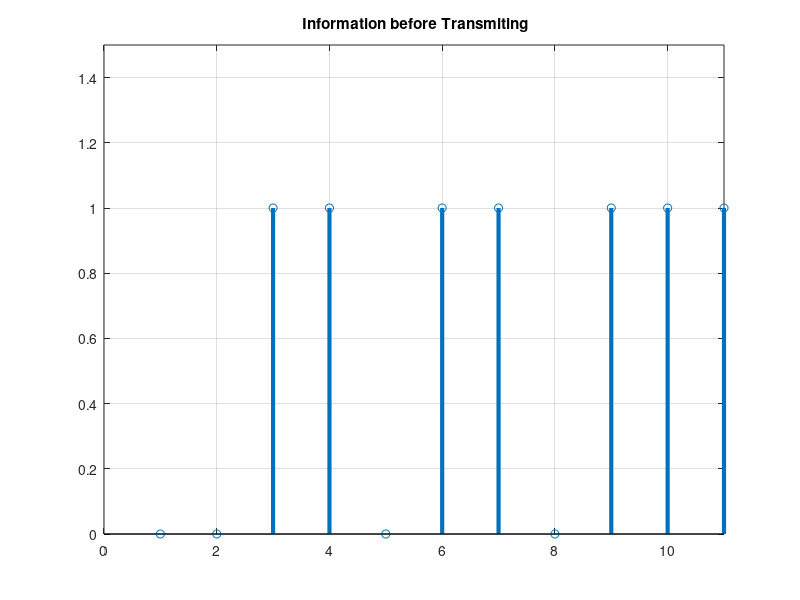
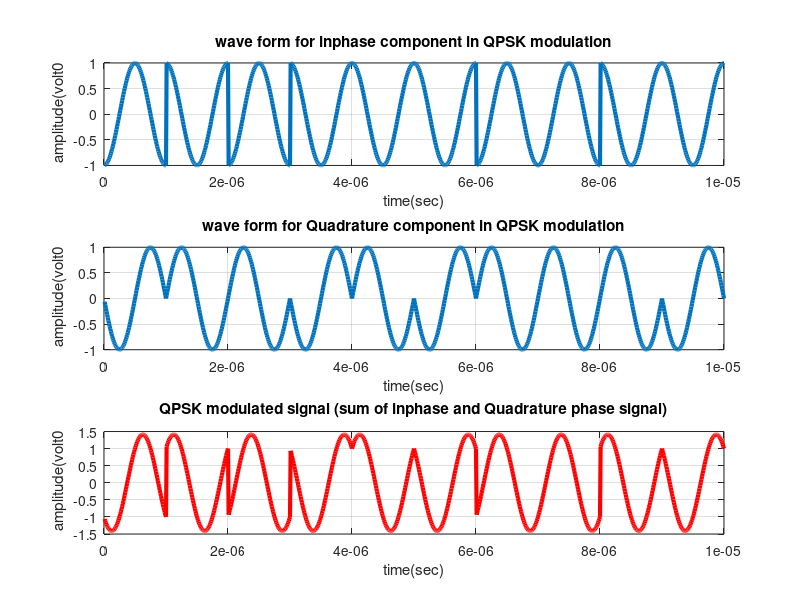
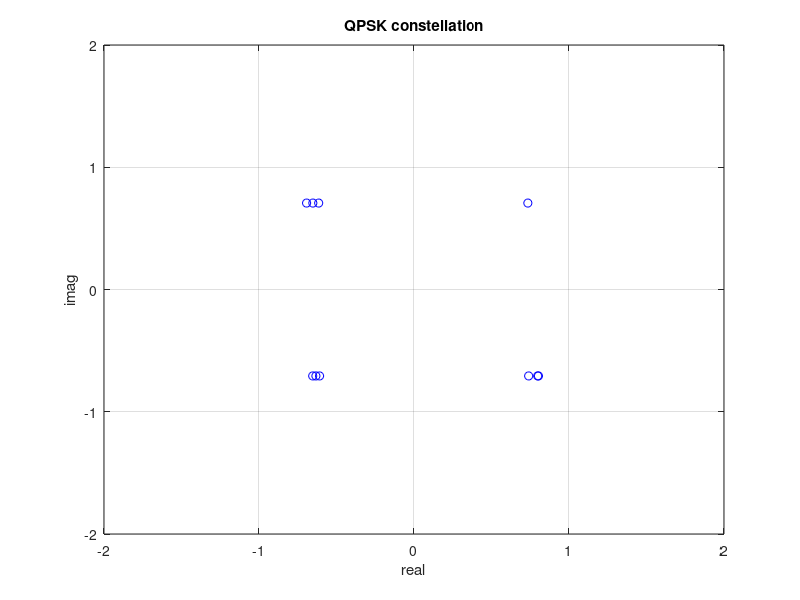

MATLAB code for these plots, in order:
%constellation diagram:
clc;
clear all;
close all;
data=[0 0 1 1 0 1 1 0 1 1 1 0 0 1 0 1 1 1 1 0]; % information
figure(1)
stem(data, 'linewidth',3), grid on;
title('  Information before Transmiting ');
axis([ 0 11 0 1.5]);
data_NZR=2*data-1; % Data Represented at NZR form for QPSK modulation
s_p_data=reshape(data_NZR,2,length(data)/2);  % S/P convertion of data
br=10.^6; %Let us transmission bit rate  1000000
f=br; % minimum carrier frequency
T=1/br; % bit duration
t=T/99:T/99:T; % Time vector for one bit information
y=[];
y_in=[];
y_qd=[];
d=zeros(1,length(data)/2);
for i=1:length(data)/2
    p=data(2*i);
    imp=data(2*i - 1);
    y1=s_p_data(1,i)*cos(2*pi*f*t); % inphase component
    y2=s_p_data(2,i)*sin(2*pi*f*t) ;% Quadrature component
    y_in=[y_in y1]; % inphase signal vector
    y_qd=[y_qd y2]; %quadrature signal vector
    y=[y y1+y2]; % modulated signal vector
    if (imp == 0) && (p == 0)
       d(i)=exp(j*pi/4);%45 degrees
    end
    if (imp == 1)&&(p == 0)
        d(i)=exp(j*3*pi/4);%135 degrees
    end
    if (imp == 1)&&(p == 1)
        d(i)=exp(j*5*pi/4);%225 degrees
    end
    if (imp == 0)&&(p == 1)
        d(i)=exp(j*7*pi/4);%315 degrees
    end
end
for i=1:length(d)
    d(i)=d(i)+rand(1)/10;
end
Tx_sig=y; % transmitting signal after modulation
qpsk=d;
tt=T/99:T/99:(T*length(data))/2;
figure(2)
subplot(3,1,1);
plot(tt,y_in,'linewidth',3), grid on;
title(' wave form for inphase component in QPSK modulation ');
xlabel('time(sec)');
ylabel(' amplitude(volt0');
subplot(3,1,2);
plot(tt,y_qd,'linewidth',3), grid on;
title(' wave form for Quadrature component in QPSK modulation ');
xlabel('time(sec)');
ylabel(' amplitude(volt0');
subplot(3,1,3);
plot(tt,Tx_sig,'r','linewidth',3), grid on;
title('QPSK modulated signal (sum of inphase and Quadrature phase signal)');
xlabel('time(sec)');
ylabel(' amplitude(volt0');
figure(3);
plot(d,'o','Color','b');%plot constellation without noise
axis([-2 2 -2 2]);
grid on;
xlabel('real'); ylabel('imag');
title('QPSK constellation');
